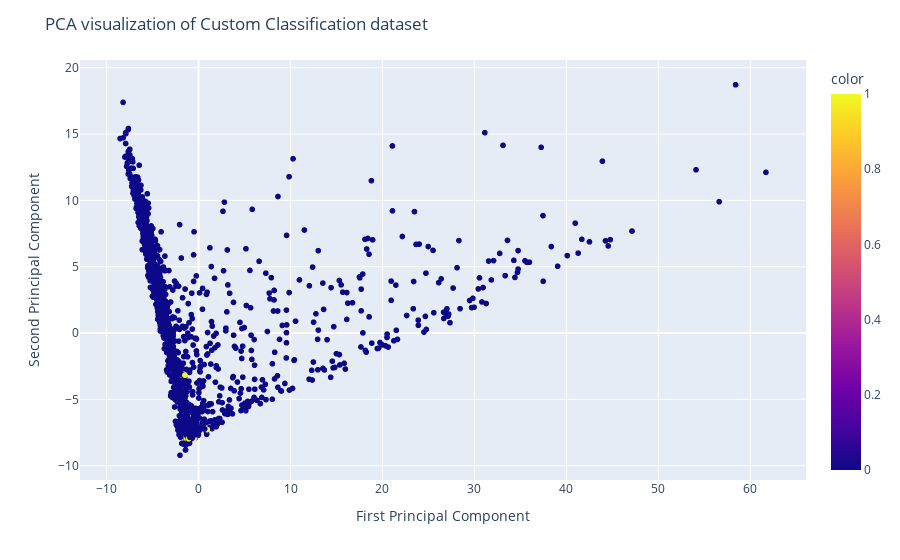

Here is the notebook cell this chart was saved with:
### Code cell
# PCA projection
import plotly.express as px
from sklearn.decomposition import PCA

pca = PCA(n_components=2).fit_transform(X_test)

fig = px.scatter(x=pca[:, 0], y=pca[:, 1], color=y_test)
fig.update_layout(
    title="PCA visualization of Custom Classification dataset",
    xaxis_title="First Principal Component",
    yaxis_title="Second Principal Component",
)
fig.show()

### Figure 1 — Plotly figure (JSON) as saved in the notebook; plotly's stock layout.template omitted (floating-point values rounded to 4 significant figures; data arrays with more than 128 entries replaced by an {"elided": "..."} marker saying what was removed)
{"data": [{"hovertemplate": "x=%{x}<br>y=%{y}<br>color=%{marker.color}<extra></extra>", "legendgroup": "", "marker": {"color": {"elided": "1657 int values"}, "coloraxis": "coloraxis", "symbol": "circle"}, "mode": "markers", "name": "", "showlegend": false, "type": "scattergl", "x": {"elided": "1657 float values"}, "xaxis": "x", "y": {"elided": "1657 float values"}, "yaxis": "y"}], "layout": {"coloraxis": {"colorbar": {"title": {"text": "color"}}, "colorscale": [[0, "#0d0887"], [0.1111, "#46039f"], [0.2222, "#7201a8"], [0.3333, "#9c179e"], [0.4444, "#bd3786"], [0.5556, "#d8576b"], [0.6667, "#ed7953"], [0.7778, "#fb9f3a"], [0.8889, "#fdca26"], [1, "#f0f921"]]}, "legend": {"tracegroupgap": 0}, "margin": {"t": 60}, "title": {"text": "PCA visualization of Custom Classification dataset"}, "xaxis": {"anchor": "y", "domain": [0, 1], "title": {"text": "First Principal Component"}}, "yaxis": {"anchor": "x", "domain": [0, 1], "title": {"text": "Second Principal Component"}}}}
